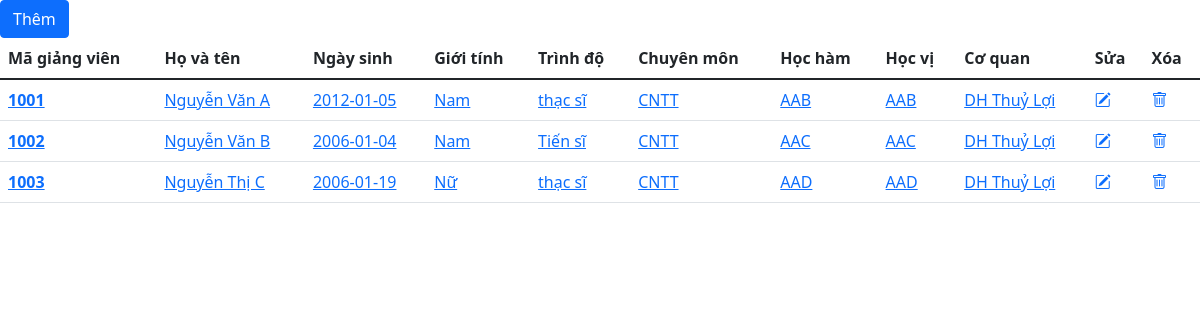
The page / on the database its author committed.
### tables this page shows
CREATE TABLE `giangvien` (
  `magv` varchar(50) NOT NULL,
  `hovaten` varchar(50) NOT NULL,
  `ngaysinh` date NOT NULL,
  `gioitinh` varchar(3) NOT NULL,
  `trinhdo` varchar(50) NOT NULL,
  `chuyenmon` varchar(50) NOT NULL,
  `hocham` varchar(50) NOT NULL,
  `hocvi` varchar(50) NOT NULL,
  `coquan` varchar(50) NOT NULL
);

### src/controller/controller.php (called while the page is built, shortened)
<?php
    require_once 'model/model.php';
    class controller{
        function index(){
            $model = new model;
            $datas = $model->getAllUsers();
            require_once('view/index.php');
        }
    }
?>

### src/index.php (called while the page is built, shortened)
<?php
    require_once "controller/controller.php";
    $object = new controller();
    $object->$action();
?>

### src/model/model.php (called while the page is built, shortened)
<?php
    class model{
        public function connectDb() {
            $connection = mysqli_connect(DB_HOST, DB_USERNAME, DB_PASSWORD, DB_NAME);
            return $connection;
        }
        public function getAllUsers(){
            $conn = $this->connectDb();
            $sql = "SELECT * FROM GIANGVIEN";
            $result = mysqli_query($conn,$sql);
            if(mysqli_num_rows($result) > 0){
                $arr_users = mysqli_fetch_all($result, MYSQLI_ASSOC);
            }
            return $arr_users;
        }
    }
?>

### src/view/index.php (the view)
<?php include("template/header.php"); ?>
    <div>
        <a class="btn btn-primary" href="index.php?act=add">Thêm</a>
    </div>
    <table class="table">
            <thead>
                <tr>
                    <th scope="col">Mã giảng viên</th>
                    <th scope="col">Họ và tên</th>
                    <th scope="col">Ngày sinh</th>
                    <th scope="col">Giới tính</th>
                    <th scope="col">Trình độ</th>
                    <th scope="col">Chuyên môn</th>
                    <th scope="col">Học hàm</th>
                    <th scope="col">Học vị</th>
                    <th scope="col">Cơ quan</th>
                    <th scope="col">Sửa</th>
                    <th scope="col">Xóa</th>
                </tr>
            </thead>
            <tbody>
                <?php
                    foreach($datas as $data){
                ?>
                    <tr>
                    <th scope="row"><a href="index.php?act=details&id=<?php echo $data['magv']; ?>"><?php echo $data['magv']; ?></a></th>
                    <td><a href="index.php?act=details&id=<?php echo $data['magv']; ?>"><?php echo $data['hovaten']; ?></a></td>
                    <td><a href="index.php?act=details&id=<?php echo $data['magv']; ?>"><?php echo $data['ngaysinh']; ?></a></td>
                    <td><a href="index.php?act=details&id=<?php echo $data['magv']; ?>"><?php echo $data['gioitinh']; ?></a></td>
                    <td><a href="index.php?act=details&id=<?php echo $data['magv']; ?>"><?php echo $data['trinhdo']; ?></a></td>
                    <td><a href="index.php?act=details&id=<?php echo $data['magv']; ?>"><?php echo $data['chuyenmon']; ?></a></td>
                    <td><a href="index.php?act=details&id=<?php echo $data['magv']; ?>"><?php echo $data['hocham']; ?></a></td>
                    <td><a href="index.php?act=details&id=<?php echo $data['magv']; ?>"><?php echo $data['hocvi']; ?></a></td>
                    <td><a href="index.php?act=details&id=<?php echo $data['magv']; ?>"><?php echo $data['coquan']; ?></a></td>
                    <td><a href="index.php?act=edit&id=<?php echo $data['magv']; ?>"><i class="bi bi-pencil-square"></i></a></td>
                    <td><a href="index.php?act=delete&id=<?php echo $data['magv']; ?>"><i class="bi bi-trash"></i></a></td>
                    </tr>
                <?php
                    }
                ?>
            </tbody>
    </table>
<?php include("template/footer.php"); ?>

### src/view/template/header.php (shortened to what this page needs)
<!DOCTYPE html>
<html lang="en">
<head>
    <link rel="stylesheet" href="https://cdn.jsdelivr.net/npm/bootstrap-icons@1.7.2/font/bootstrap-icons.css">
    <link href="https://cdn.jsdelivr.net/npm/bootstrap@5.1.3/dist/css/bootstrap.min.css" rel="stylesheet">
</head>
<body>

### src/view/template/footer.php (shortened to what this page needs)
</body>
</html>

### rows shown on the page
giangvien: magv "1001", hovaten "Nguyễn Văn A", ngaysinh "2012-01-05", gioitinh "Nam", trinhdo "thạc sĩ", chuyenmon "CNTT", hocham "AAB", hocvi "AAB", coquan "DH Thuỷ Lợi"
giangvien: magv "1002", hovaten "Nguyễn Văn B", ngaysinh "2006-01-04", gioitinh "Nam", trinhdo "Tiến sĩ", chuyenmon "CNTT", hocham "AAC", hocvi "AAC", coquan "DH Thuỷ Lợi"
giangvien: magv "1003", hovaten "Nguyễn Thị C", ngaysinh "2006-01-19", gioitinh "Nữ", trinhdo "thạc sĩ", chuyenmon "CNTT", hocham "AAD", hocvi "AAD", coquan "DH Thuỷ Lợi"
